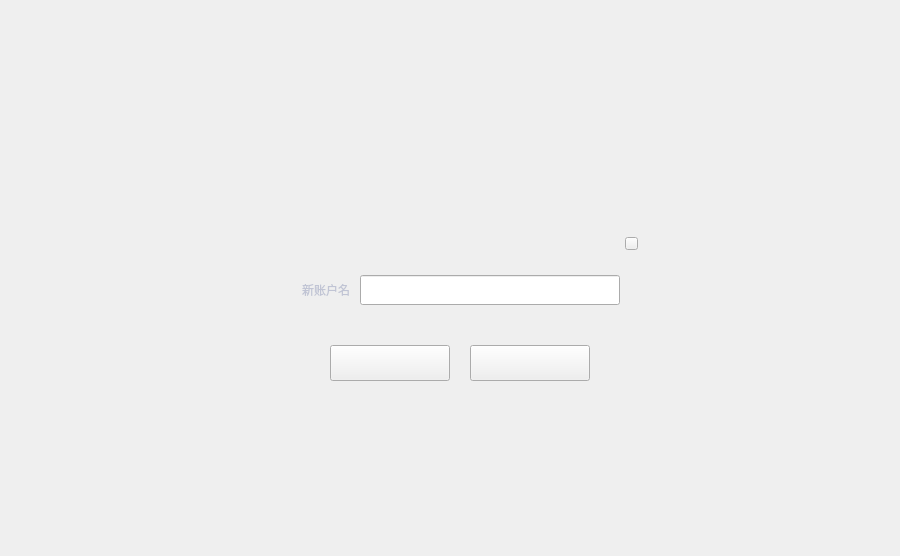
<?xml version="1.0" encoding="UTF-8"?>
<ui version="4.0">
 <class>RenameDialog</class>
 <widget class="QDialog" name="RenameDialog">
  <property name="geometry">
   <rect>
    <x>0</x>
    <y>0</y>
    <width>900</width>
    <height>556</height>
   </rect>
  </property>
  <property name="windowTitle">
   <string>Dialog</string>
  </property>
  <widget class="QWidget" name="widget" native="true">
   <property name="geometry">
    <rect>
     <x>0</x>
     <y>0</y>
     <width>900</width>
     <height>556</height>
    </rect>
   </property>
   <widget class="QWidget" name="containerWidget" native="true">
    <property name="geometry">
     <rect>
      <x>270</x>
      <y>225</y>
      <width>380</width>
      <height>180</height>
     </rect>
    </property>
    <property name="font">
     <font>
      <family>Microsoft YaHei UI Light</family>
     </font>
    </property>
    <widget class="QToolButton" name="cancelBtn">
     <property name="geometry">
      <rect>
       <x>200</x>
       <y>120</y>
       <width>120</width>
       <height>36</height>
      </rect>
     </property>
     <property name="font">
      <font>
       <family>Microsoft YaHei UI Light</family>
      </font>
     </property>
     <property name="cursor">
      <cursorShape>PointingHandCursor</cursorShape>
     </property>
     <property name="styleSheet">
      <string notr="true"/>
     </property>
     <property name="text">
      <string/>
     </property>
    </widget>
    <widget class="QToolButton" name="okBtn">
     <property name="geometry">
      <rect>
       <x>60</x>
       <y>120</y>
       <width>120</width>
       <height>36</height>
      </rect>
     </property>
     <property name="font">
      <font>
       <family>Microsoft YaHei UI Light</family>
      </font>
     </property>
     <property name="cursor">
      <cursorShape>PointingHandCursor</cursorShape>
     </property>
     <property name="styleSheet">
      <string notr="true"/>
     </property>
     <property name="text">
      <string/>
     </property>
    </widget>
    <widget class="QLabel" name="addressNameTipLabel2">
     <property name="geometry">
      <rect>
       <x>100</x>
       <y>91</y>
       <width>200</width>
       <height>16</height>
      </rect>
     </property>
     <property name="text">
      <string/>
     </property>
    </widget>
    <widget class="QLineEdit" name="nameLineEdit">
     <property name="geometry">
      <rect>
       <x>90</x>
       <y>50</y>
       <width>260</width>
       <height>30</height>
      </rect>
     </property>
     <property name="font">
      <font>
       <family>Microsoft YaHei UI Light</family>
      </font>
     </property>
     <property name="styleSheet">
      <string notr="true"/>
     </property>
     <property name="cursorPosition">
      <number>0</number>
     </property>
    </widget>
    <widget class="QLabel" name="gifLabel">
     <property name="geometry">
      <rect>
       <x>370</x>
       <y>59</y>
       <width>18</width>
       <height>18</height>
      </rect>
     </property>
     <property name="text">
      <string/>
     </property>
    </widget>
    <widget class="QToolButton" name="closeBtn">
     <property name="geometry">
      <rect>
       <x>355</x>
       <y>12</y>
       <width>13</width>
       <height>13</height>
      </rect>
     </property>
     <property name="cursor">
      <cursorShape>PointingHandCursor</cursorShape>
     </property>
     <property name="focusPolicy">
      <enum>Qt::NoFocus</enum>
     </property>
     <property name="styleSheet">
      <string notr="true"/>
     </property>
     <property name="text">
      <string/>
     </property>
    </widget>
    <widget class="QLabel" name="label">
     <property name="geometry">
      <rect>
       <x>20</x>
       <y>50</y>
       <width>60</width>
       <height>30</height>
      </rect>
     </property>
     <property name="font">
      <font>
       <family>Microsoft YaHei UI Light</family>
      </font>
     </property>
     <property name="styleSheet">
      <string notr="true">color: rgb(192, 196, 212);</string>
     </property>
     <property name="text">
      <string>新账户名</string>
     </property>
     <property name="alignment">
      <set>Qt::AlignRight|Qt::AlignTrailing|Qt::AlignVCenter</set>
     </property>
     <property name="wordWrap">
      <bool>true</bool>
     </property>
    </widget>
   </widget>
  </widget>
 </widget>
 <resources/>
 <connections/>
</ui>
